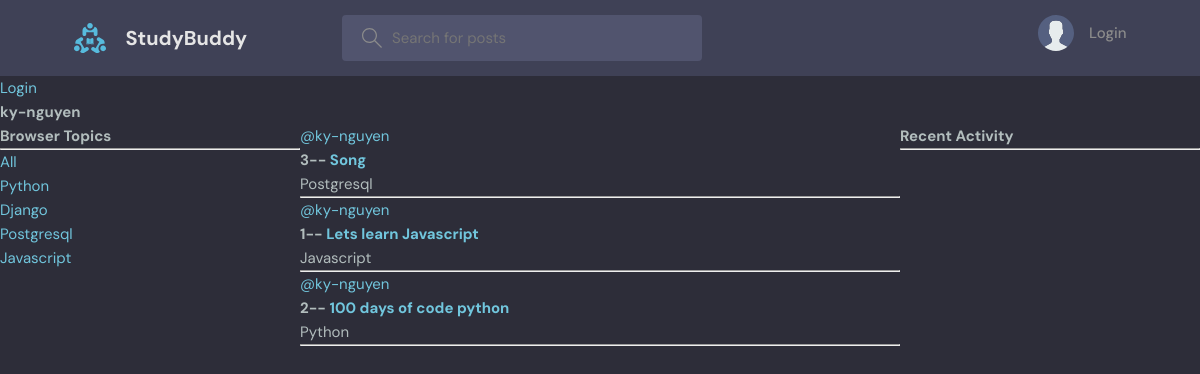
Before: /profile/1/ with the older database file.
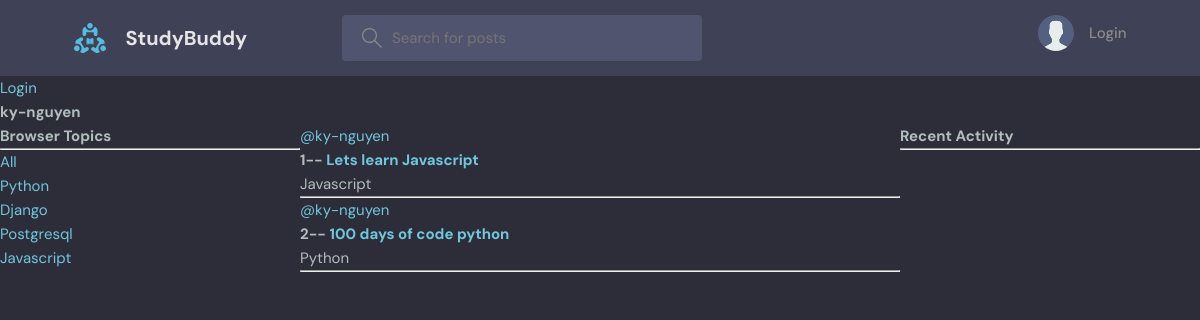
After: the same page with the newer database file.
### base/models.py (models this page shows, shortened)
class Topic(models.Model):
    name = models.CharField(max_length=255)

class Room(models.Model):
    host = models.ForeignKey(User, on_delete=models.SET_NULL, null=True)
    topic = models.ForeignKey(Topic, on_delete=models.SET_NULL, null=True)
    name = models.CharField(max_length=200)
    description = models.TextField(null=True, blank=True)
    participants = models.ManyToManyField(User, related_name='participants', blank=True)
    updated = models.DateTimeField(auto_now=True)
    created = models.DateTimeField(auto_now_add=True)
    class Meta:
        ordering = ['-updated', '-created']

### base/views.py (the view)
# urls.py: path('profile/<str:pk>/', views.userProfile, name="user-profile"),
def userProfile(request, pk):
    user = User.objects.get(id=pk)
    rooms = user.room_set.all()
    room_messages = user.message_set.all()
    topics = Topic.objects.all()
    context = {
      'user': user,
      'rooms': rooms,
      'room_messages': room_messages,
      'topics': topics,
    }
    return render(request, 'base/profile.html', context)

### base/templates/base/profile.html (shortened to what this page needs)
{% extends 'main.html' %}
{% block content %}
    <h1>{{ user.username }}</h1>
    <div class="profile-container">
      <div>
          {% include 'base/topics_component.html' %}
      </div>
    <div>
        {% include 'base/feed_component.html' %}
    </div>
    <div>
        {% include 'base/activity_component.html' %}
    </div>
    </div>
{% endblock content %}

### base/templates/base/topics_component.html
       <h3>Browser Topics</h3>
        <hr>
     <div>
         <a href="{% url 'home' %}">All</a>
     </div>
        {% for topic in topics %}
            <div>
               <a href="{% url 'home'  %}?q={{ topic.name }}">{{ topic.name }}</a>
            </div>
        {% endfor %}

### base/templates/base/feed_component.html (shortened to what this page needs)
   <div>
        {% for room in rooms %}
           <div>
           <a href="{% url 'user-profile' room.host.id %}">@{{ room.host.username }}</a>
               <h5>{{ room.id }}-- <a href="{% url 'room' room.id %}">{{ room.name }}</a></h5>
           <small>{{ room.topic.name }}</small>
               <hr>
           </div>
        {% endfor %}
    </div>

Changed rows visible on the page:
removed Room: host.username "ky-nguyen", id "3", name "Song", topic.name "Postgresql"
